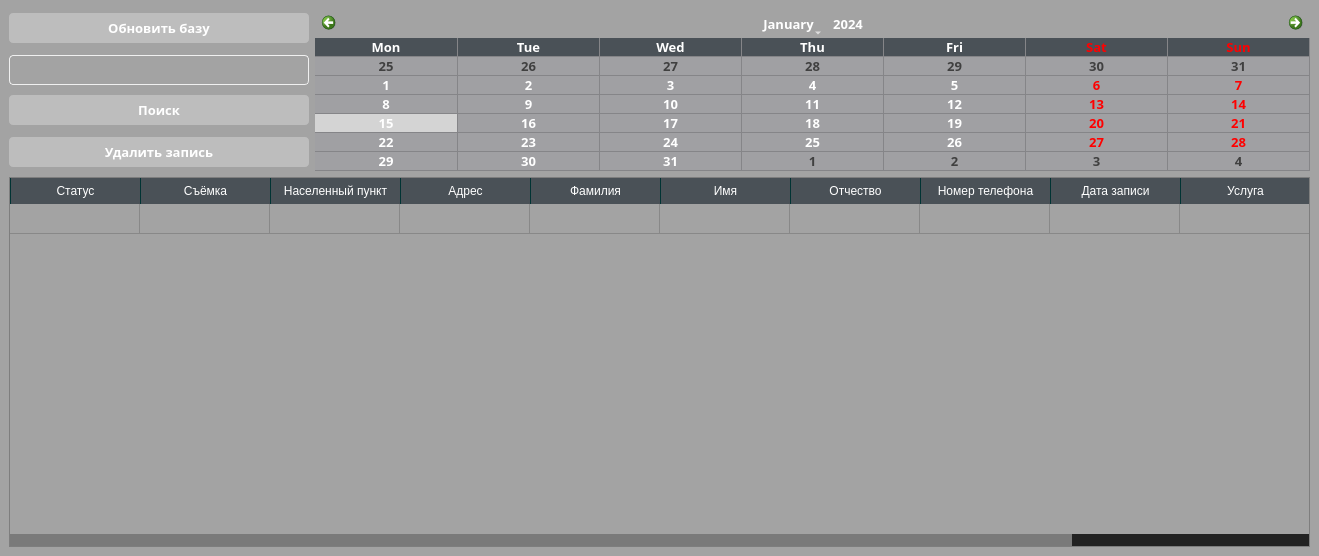
<?xml version="1.0" encoding="UTF-8"?>
<ui version="4.0">
 <class>viewAllFormUi</class>
 <widget class="QMainWindow" name="viewAllFormUi">
  <property name="geometry">
   <rect>
    <x>0</x>
    <y>0</y>
    <width>1319</width>
    <height>556</height>
   </rect>
  </property>
  <property name="font">
   <font>
    <family>Kartika</family>
    <pointsize>10</pointsize>
    <weight>75</weight>
    <bold>true</bold>
   </font>
  </property>
  <property name="windowTitle">
   <string>База данных</string>
  </property>
  <property name="styleSheet">
   <string notr="true">/*-----QWidget-----*/
QWidget
{
	background-color: #a3a3a3;
	color: #fff;
	selection-background-color: #fff;
	selection-color: #000;

}


/*-----QLabel-----*/
QLabel
{
	background-color: transparent;
	color: #fff;

}


/*-----QToolButton-----*/
QToolButton 
{
	background-color: transparent;
	color: #fff;
	padding: 3px;
	margin-left: 1px;
}


QToolButton:hover
{
	background-color: rgba(70,162,218,50%);
	border: 1px solid #46a2da;
	color: #000;
	
}


QToolButton:pressed
{
	background-color: #727272;
	border: 1px solid #46a2da;

}


QToolButton:checked
{
	background-color: #727272;
	border: 1px solid #222;
}


/*-----QPushButton-----*/
QPushButton
{
	background-color: #bdbdbd;
	color: #fff;
	min-width: 80px;
	border-radius: 4px;
	padding: 5px;

}


QPushButton::flat
{
	background-color: transparent;
	border: none;
	color: #000;

}


QPushButton::disabled
{
	background-color: #606060;
	color: #959595;
	border-color: #051a39;

}


QPushButton::hover
{
	background-color: #707070;
	border: 1px solid #fff;

}


QPushButton::pressed
{
	background-color: #bdbdbd;
	border: 1px solid #fff;

}


QPushButton::checked
{
	background-color: #707070;
	border: 1px solid #fff;

}


/*-----QLineEdit-----*/
QLineEdit
{
	background-color: #lightgray;
	color : #fff;
	border: 1px solid #f0f0f0;
	padding: 3px;
	padding-left: 5px;
	border-radius: 4px;

}


/*-----QPlainTExtEdit-----*/
QPlainTextEdit
{
	background-color: #575757;
	color : #fff;
	border: 1px solid #f0f0f0;
	padding: 3px;
	padding-left: 5px;
	border-radius: 4px;

}
QTextEdit
{
	background-color: #lightgray;
	border-radius: 4px;
	border: 1px solid #f0f0f0;
}

/*-----QToolBox-----*/
QToolBox
{
	background-color: transparent;
	border: 1px solid #f0f0f0;

}


QToolBox::tab
{
	background-color: #002b2b;
	border: 1px solid #f0f0f0;

}


QToolBox::tab:hover
{
	background-color: #006d6d;
	border: 1px solid #f0f0f0;

}


/*-----QComboBox-----*/
QComboBox
{
    background-color: #lightgray;
    padding-left: 6px;
    color: #fff;
    height: 20px;
	border-radius: 4px;
	border: 1px solid #f0f0f0;

}

QComboBox::drop-down 
{
    border: 0px; /* This seems to replace the whole arrow of the combo box */
	background-color: #lightgray;
}

/* Define a new custom arrow icon for the combo box */
QComboBox::down-arrow {
	background-color: #lightgray;
    width: 14px;
    height: 14px;
}

QComboBox::disabled
{
	background-color: #575757;
	color: #656565;
	border-color: #051a39;

}


QComboBox:on
{
    background-color: #4a5157;
	color: #fff;

}


QComboBox QAbstractItemView
{
    background-color: #4a5157;
    color: #fff;
    selection-background-color: #002b2b;
	selection-color: #fff;
    outline: 0;

}


QComboBox::drop-down
{
	background-color: #4a5157;
    subcontrol-origin: padding;
    subcontrol-position: top right;
	border-radius: 4px;
    width: 15px;

}



QDateEdit
{
		background-color: #lightgray;
		border: 1px solid #f0f0f0;
		border-radius: 4px;
}



/*-----QHeaderView-----*/
QHeaderView::section
{
    background-color: #4a5157;
	border: none;
    color: #fff;
	padding: 4px;
	
}


QHeaderView::section:disabled
{
    background-color: #525251;
    color: #656565;

}


QHeaderView::section:checked
{
    background-color: qlineargradient(spread:repeat, x1:1, y1:0, x2:1, y2:1, stop:0 rgba(227, 227, 227, 255),stop:1 rgba(187, 187, 187, 255));
    color: #000;

}


QHeaderView::section::vertical::first,
QHeaderView::section::vertical::only-one
{
    border-left: 1px solid #003333;

}


QHeaderView::section::vertical
{
    border-left: 1px solid #003333;
}


QHeaderView::section::horizontal::first,
QHeaderView::section::horizontal::only-one
{
    border-left: 1px solid #003333;

}


QHeaderView::section::horizontal
{
    border-left: 1px solid #003333;

}


QTableCornerButton::section
{
    background-color: qlineargradient(spread:repeat, x1:1, y1:0, x2:1, y2:1, stop:0 rgba(227, 227, 227, 255),stop:1 rgba(187, 187, 187, 255));
	border: 1px solid #000;
    color: #fff;

}


/*-----QCalendarWidget-----*/
QCalendarWidget QToolButton
{
  	background-color: transparent;
  	color: white;

}


QCalendarWidget QToolButton::hover
{
	background-color: #006666;
	border: 1px solid #006666;
	color: #fff;

}


QCalendarWidget QMenu 
{
	width: 120px;
	left: 20px;
	color: white;

}


QCalendarWidget QWidget 
{ 
	alternate-background-color: #4a5157; 
	color: #fff;

}


QCalendarWidget QAbstractItemView:enabled 
{
	color: #fff;  
	background-color: #a0a0a3;  
	selection-background-color: #d4d4d4; 
	selection-color: #fff; 

}


QCalendarWidget QAbstractItemView:disabled 
{ 
	color: #404040; 

}


/*-----QTreeWidget-----*/
QTreeView
{
	show-decoration-selected: 0;
	alternate-background-color: transparent;
	background-color: transparent;
   	border: none;
	color: #fff;
	font: 8pt;

}


QTreeView::item:selected
{
	color:#fff;
	background-color: #002b2b;
	border-radius: 0px;

}


QTreeView::item:!selected:hover
{
    background-color: #5e5e5e;
    border: none;
    color: white;

}


QTreeView::branch:has-children:!has-siblings:closed,
QTreeView::branch:closed:has-children:has-siblings 
{
	image: url(://tree-closed.png);

}


QTreeView::branch:open:has-children:!has-siblings,
QTreeView::branch:open:has-children:has-siblings  
{
	image: url(://tree-open.png);

}


/*-----QListView-----*/
QListView 
{
	background-color: transparent;
	alternate-background-color: transparent;
    border : none;
    color: #fff;
    show-decoration-selected: 1; 
    outline: 0;
   	border: 1px solid #f0f0f0;

}


QListView::disabled 
{
	background-color: #656565;
	color: #1b1b1b;
    border: 1px solid #656565;

}


QListView::item 
{
	background-color: transparent;
    padding: 1px;

}


QListView::item:selected 
{
	background-color: #002b2b;
	border: 1px solid #002b2b;
	color: #fff;

}


QListView::item:selected:!active 
{
	background-color: #002b2b;
	border: 1px solid #002b2b;
	color: #fff;

}


QListView::item:selected:active 
{
	background-color: #002b2b;
	border: 1px solid #002b2b;
	color: #fff;

}


QListView::item:hover {
    background-color: #5e5e5e;
    border: none;
    color: #000;

}


/*-----QCheckBox-----*/
QCheckBox
{
	background-color: transparent;
    color: #fff;
	border: none;

}


QCheckBox::indicator
{
    background-color: lightgray;
    border: 1px solid #000;
    width: 12px;
    height: 12px;

}


QCheckBox::indicator:checked
{
    image:url(&quot;./ressources/check.png&quot;);
	background-color: #002b2b;
    border: 1px solid #3a546e;

}


QCheckBox::indicator:unchecked:hover
{
	border: 1px solid #46a2da; 

}


QCheckBox::disabled
{
	color: #656565;

}


QCheckBox::indicator:disabled
{
	background-color: #656565;
	color: #656565;
    border: 1px solid #656565;

}


/*-----QRadioButton-----*/
QRadioButton 
{
	color: #fff;
	background-color: transparent;

}


QRadioButton::indicator::unchecked:hover 
{
	background-color: #d3d3d3;
	border: 2px solid #002b2b;
	border-radius: 6px;
}


QRadioButton::indicator::checked 
{
	border: 2px solid #52beff;
	border-radius: 6px;
	background-color: #002b2b;  
	width: 9px; 
	height: 9px; 

}


/*-----QScrollBar-----*/
QScrollBar:vertical 
{
   border: none;
   width: 12px;

}


QScrollBar::handle:vertical 
{
   border: none;
   border-radius : 0px;
   background-color: #7a7a7a;
   min-height: 80px;
   width : 12px;

}


QScrollBar::handle:vertical:pressed
{
   background-color: #5d5f60; 

}


QScrollBar::add-line:vertical
{
   border: none;
   background: transparent;
   height: 0px;
   subcontrol-position: bottom;
   subcontrol-origin: margin;

}


QScrollBar::add-line:vertical:hover 
{
   background-color: transparent;

}


QScrollBar::add-line:vertical:pressed 
{
   background-color: #3f3f3f;

}


QScrollBar::sub-line:vertical
{
   border: none;
   background: transparent;
   height: 0px;

}


QScrollBar::sub-line:vertical:hover 
{
   background-color: transparent;

}


QScrollBar::sub-line:vertical:pressed 
{
   background-color: #3f3f3f;

}


QScrollBar::up-arrow:vertical
{
   width: 0px;
   height: 0px;
   background: transparent;

}


QScrollBar::down-arrow:vertical 
{
   width: 0px;
   height: 0px;
   background: transparent;

}


QScrollBar::add-page:vertical, QScrollBar::sub-page:vertical
{
   background-color: #222222;
	
}


QScrollBar:horizontal 
{
   border: none;
   height: 12px;

}


QScrollBar::handle:horizontal 
{
   border: none;
   border-radius : 0px;
   background-color: #7a7a7a;
   min-height: 80px;
   height : 12px;

}


QScrollBar::handle:horizontal:pressed
{
   background-color: #5d5f60; 

}


QScrollBar::add-line:horizontal
{
   border: none;
   background: transparent;
   height: 0px;
   subcontrol-position: bottom;
   subcontrol-origin: margin;

}


QScrollBar::add-line:horizontal:hover 
{
   background-color: transparent;

}


QScrollBar::add-line:horizontal:pressed 
{
   background-color: #3f3f3f;

}


QScrollBar::sub-line:horizontal
{
   border: none;
   background: transparent;
   height: 0px;

}


QScrollBar::sub-line:horizontal:hover 
{
   background-color: transparent;

}


QScrollBar::sub-line:horizontal:pressed 
{
   background-color: #3f3f3f;

}


QScrollBar::up-arrow:horizontal
{
   width: 0px;
   height: 0px;
   background: transparent;

}


QScrollBar::down-arrow:horizontal 
{
   width: 0px;
   height: 0px;
   background: transparent;

}


QScrollBar::add-page:horizontal, QScrollBar::sub-page:horizontal
{
   background-color: #222222;
	
}

</string>
  </property>
  <widget class="QWidget" name="centralwidget">
   <property name="styleSheet">
    <string notr="true"/>
   </property>
   <layout class="QGridLayout" name="gridLayout">
    <item row="9" column="1" rowspan="4" colspan="2">
     <widget class="QTableWidget" name="tableWidget">
      <property name="minimumSize">
       <size>
        <width>1300</width>
        <height>300</height>
       </size>
      </property>
      <property name="palette">
       <palette>
        <active>
         <colorrole role="WindowText">
          <brush brushstyle="SolidPattern">
           <color alpha="255">
            <red>255</red>
            <green>255</green>
            <blue>255</blue>
           </color>
          </brush>
         </colorrole>
         <colorrole role="Button">
          <brush brushstyle="SolidPattern">
           <color alpha="255">
            <red>163</red>
            <green>163</green>
            <blue>163</blue>
           </color>
          </brush>
         </colorrole>
         <colorrole role="Text">
          <brush brushstyle="SolidPattern">
           <color alpha="255">
            <red>255</red>
            <green>255</green>
            <blue>255</blue>
           </color>
          </brush>
         </colorrole>
         <colorrole role="ButtonText">
          <brush brushstyle="SolidPattern">
           <color alpha="255">
            <red>255</red>
            <green>255</green>
            <blue>255</blue>
           </color>
          </brush>
         </colorrole>
         <colorrole role="Base">
          <brush brushstyle="SolidPattern">
           <color alpha="255">
            <red>163</red>
            <green>163</green>
            <blue>163</blue>
           </color>
          </brush>
         </colorrole>
         <colorrole role="Window">
          <brush brushstyle="SolidPattern">
           <color alpha="255">
            <red>163</red>
            <green>163</green>
            <blue>163</blue>
           </color>
          </brush>
         </colorrole>
         <colorrole role="Highlight">
          <brush brushstyle="SolidPattern">
           <color alpha="255">
            <red>255</red>
            <green>255</green>
            <blue>255</blue>
           </color>
          </brush>
         </colorrole>
         <colorrole role="HighlightedText">
          <brush brushstyle="SolidPattern">
           <color alpha="255">
            <red>0</red>
            <green>0</green>
            <blue>0</blue>
           </color>
          </brush>
         </colorrole>
        </active>
        <inactive>
         <colorrole role="WindowText">
          <brush brushstyle="SolidPattern">
           <color alpha="255">
            <red>255</red>
            <green>255</green>
            <blue>255</blue>
           </color>
          </brush>
         </colorrole>
         <colorrole role="Button">
          <brush brushstyle="SolidPattern">
           <color alpha="255">
            <red>163</red>
            <green>163</green>
            <blue>163</blue>
           </color>
          </brush>
         </colorrole>
         <colorrole role="Text">
          <brush brushstyle="SolidPattern">
           <color alpha="255">
            <red>255</red>
            <green>255</green>
            <blue>255</blue>
           </color>
          </brush>
         </colorrole>
         <colorrole role="ButtonText">
          <brush brushstyle="SolidPattern">
           <color alpha="255">
            <red>255</red>
            <green>255</green>
            <blue>255</blue>
           </color>
          </brush>
         </colorrole>
         <colorrole role="Base">
          <brush brushstyle="SolidPattern">
           <color alpha="255">
            <red>163</red>
            <green>163</green>
            <blue>163</blue>
           </color>
          </brush>
         </colorrole>
         <colorrole role="Window">
          <brush brushstyle="SolidPattern">
           <color alpha="255">
            <red>163</red>
            <green>163</green>
            <blue>163</blue>
           </color>
          </brush>
         </colorrole>
         <colorrole role="Highlight">
          <brush brushstyle="SolidPattern">
           <color alpha="255">
            <red>255</red>
            <green>255</green>
            <blue>255</blue>
           </color>
          </brush>
         </colorrole>
         <colorrole role="HighlightedText">
          <brush brushstyle="SolidPattern">
           <color alpha="255">
            <red>0</red>
            <green>0</green>
            <blue>0</blue>
           </color>
          </brush>
         </colorrole>
        </inactive>
        <disabled>
         <colorrole role="WindowText">
          <brush brushstyle="SolidPattern">
           <color alpha="255">
            <red>255</red>
            <green>255</green>
            <blue>255</blue>
           </color>
          </brush>
         </colorrole>
         <colorrole role="Button">
          <brush brushstyle="SolidPattern">
           <color alpha="255">
            <red>163</red>
            <green>163</green>
            <blue>163</blue>
           </color>
          </brush>
         </colorrole>
         <colorrole role="Text">
          <brush brushstyle="SolidPattern">
           <color alpha="255">
            <red>255</red>
            <green>255</green>
            <blue>255</blue>
           </color>
          </brush>
         </colorrole>
         <colorrole role="ButtonText">
          <brush brushstyle="SolidPattern">
           <color alpha="255">
            <red>255</red>
            <green>255</green>
            <blue>255</blue>
           </color>
          </brush>
         </colorrole>
         <colorrole role="Base">
          <brush brushstyle="SolidPattern">
           <color alpha="255">
            <red>163</red>
            <green>163</green>
            <blue>163</blue>
           </color>
          </brush>
         </colorrole>
         <colorrole role="Window">
          <brush brushstyle="SolidPattern">
           <color alpha="255">
            <red>163</red>
            <green>163</green>
            <blue>163</blue>
           </color>
          </brush>
         </colorrole>
         <colorrole role="Highlight">
          <brush brushstyle="SolidPattern">
           <color alpha="255">
            <red>255</red>
            <green>255</green>
            <blue>255</blue>
           </color>
          </brush>
         </colorrole>
         <colorrole role="HighlightedText">
          <brush brushstyle="SolidPattern">
           <color alpha="255">
            <red>0</red>
            <green>0</green>
            <blue>0</blue>
           </color>
          </brush>
         </colorrole>
        </disabled>
       </palette>
      </property>
      <property name="font">
       <font>
        <family>Kartika</family>
        <pointsize>10</pointsize>
        <weight>75</weight>
        <bold>true</bold>
        <underline>false</underline>
        <strikeout>false</strikeout>
       </font>
      </property>
      <attribute name="horizontalHeaderDefaultSectionSize">
       <number>130</number>
      </attribute>
      <attribute name="horizontalHeaderHighlightSections">
       <bool>true</bool>
      </attribute>
      <attribute name="horizontalHeaderMinimumSectionSize">
       <number>50</number>
      </attribute>
      <attribute name="horizontalHeaderShowSortIndicator" stdset="0">
       <bool>true</bool>
      </attribute>
      <attribute name="horizontalHeaderStretchLastSection">
       <bool>true</bool>
      </attribute>
      <attribute name="verticalHeaderVisible">
       <bool>false</bool>
      </attribute>
      <attribute name="verticalHeaderShowSortIndicator" stdset="0">
       <bool>false</bool>
      </attribute>
      <attribute name="verticalHeaderStretchLastSection">
       <bool>false</bool>
      </attribute>
      <row>
       <property name="text">
        <string>New Row</string>
       </property>
      </row>
      <column>
       <property name="text">
        <string>Статус</string>
       </property>
      </column>
      <column>
       <property name="text">
        <string>Съёмка</string>
       </property>
      </column>
      <column>
       <property name="text">
        <string>Населенный пункт</string>
       </property>
      </column>
      <column>
       <property name="text">
        <string>Адрес</string>
       </property>
      </column>
      <column>
       <property name="text">
        <string>Фамилия</string>
       </property>
      </column>
      <column>
       <property name="text">
        <string>Имя</string>
       </property>
      </column>
      <column>
       <property name="text">
        <string>Отчество</string>
       </property>
      </column>
      <column>
       <property name="text">
        <string>Номер телефона</string>
       </property>
      </column>
      <column>
       <property name="text">
        <string>Дата записи</string>
       </property>
      </column>
      <column>
       <property name="text">
        <string>Услуга</string>
       </property>
      </column>
      <column>
       <property name="text">
        <string>id</string>
       </property>
      </column>
     </widget>
    </item>
    <item row="6" column="1">
     <widget class="QPushButton" name="pushButtonDelete">
      <property name="sizePolicy">
       <sizepolicy hsizetype="Fixed" vsizetype="Fixed">
        <horstretch>0</horstretch>
        <verstretch>0</verstretch>
       </sizepolicy>
      </property>
      <property name="minimumSize">
       <size>
        <width>90</width>
        <height>30</height>
       </size>
      </property>
      <property name="maximumSize">
       <size>
        <width>300</width>
        <height>30</height>
       </size>
      </property>
      <property name="font">
       <font>
        <family>Kartika</family>
        <pointsize>10</pointsize>
        <weight>75</weight>
        <bold>true</bold>
       </font>
      </property>
      <property name="text">
       <string>Удалить запись</string>
      </property>
     </widget>
    </item>
    <item row="4" column="1">
     <widget class="QLineEdit" name="lineEditSearch">
      <property name="sizePolicy">
       <sizepolicy hsizetype="Fixed" vsizetype="Fixed">
        <horstretch>0</horstretch>
        <verstretch>0</verstretch>
       </sizepolicy>
      </property>
      <property name="minimumSize">
       <size>
        <width>300</width>
        <height>30</height>
       </size>
      </property>
      <property name="maximumSize">
       <size>
        <width>300</width>
        <height>30</height>
       </size>
      </property>
      <property name="font">
       <font>
        <family>Kartika</family>
        <pointsize>10</pointsize>
        <weight>75</weight>
        <bold>true</bold>
       </font>
      </property>
     </widget>
    </item>
    <item row="5" column="1">
     <widget class="QPushButton" name="pushButtonSearch">
      <property name="sizePolicy">
       <sizepolicy hsizetype="Fixed" vsizetype="Fixed">
        <horstretch>0</horstretch>
        <verstretch>0</verstretch>
       </sizepolicy>
      </property>
      <property name="minimumSize">
       <size>
        <width>90</width>
        <height>30</height>
       </size>
      </property>
      <property name="maximumSize">
       <size>
        <width>300</width>
        <height>30</height>
       </size>
      </property>
      <property name="palette">
       <palette>
        <active>
         <colorrole role="WindowText">
          <brush brushstyle="SolidPattern">
           <color alpha="255">
            <red>255</red>
            <green>255</green>
            <blue>255</blue>
           </color>
          </brush>
         </colorrole>
         <colorrole role="Button">
          <brush brushstyle="SolidPattern">
           <color alpha="255">
            <red>189</red>
            <green>189</green>
            <blue>189</blue>
           </color>
          </brush>
         </colorrole>
         <colorrole role="Text">
          <brush brushstyle="SolidPattern">
           <color alpha="255">
            <red>255</red>
            <green>255</green>
            <blue>255</blue>
           </color>
          </brush>
         </colorrole>
         <colorrole role="ButtonText">
          <brush brushstyle="SolidPattern">
           <color alpha="255">
            <red>255</red>
            <green>255</green>
            <blue>255</blue>
           </color>
          </brush>
         </colorrole>
         <colorrole role="Base">
          <brush brushstyle="SolidPattern">
           <color alpha="255">
            <red>189</red>
            <green>189</green>
            <blue>189</blue>
           </color>
          </brush>
         </colorrole>
         <colorrole role="Window">
          <brush brushstyle="SolidPattern">
           <color alpha="255">
            <red>189</red>
            <green>189</green>
            <blue>189</blue>
           </color>
          </brush>
         </colorrole>
         <colorrole role="Highlight">
          <brush brushstyle="SolidPattern">
           <color alpha="255">
            <red>255</red>
            <green>255</green>
            <blue>255</blue>
           </color>
          </brush>
         </colorrole>
         <colorrole role="HighlightedText">
          <brush brushstyle="SolidPattern">
           <color alpha="255">
            <red>0</red>
            <green>0</green>
            <blue>0</blue>
           </color>
          </brush>
         </colorrole>
        </active>
        <inactive>
         <colorrole role="WindowText">
          <brush brushstyle="SolidPattern">
           <color alpha="255">
            <red>255</red>
            <green>255</green>
            <blue>255</blue>
           </color>
          </brush>
         </colorrole>
         <colorrole role="Button">
          <brush brushstyle="SolidPattern">
           <color alpha="255">
            <red>189</red>
            <green>189</green>
            <blue>189</blue>
           </color>
          </brush>
         </colorrole>
         <colorrole role="Text">
          <brush brushstyle="SolidPattern">
           <color alpha="255">
            <red>255</red>
            <green>255</green>
            <blue>255</blue>
           </color>
          </brush>
         </colorrole>
         <colorrole role="ButtonText">
          <brush brushstyle="SolidPattern">
           <color alpha="255">
            <red>255</red>
            <green>255</green>
            <blue>255</blue>
           </color>
          </brush>
         </colorrole>
         <colorrole role="Base">
          <brush brushstyle="SolidPattern">
           <color alpha="255">
            <red>189</red>
            <green>189</green>
            <blue>189</blue>
           </color>
          </brush>
         </colorrole>
         <colorrole role="Window">
          <brush brushstyle="SolidPattern">
           <color alpha="255">
            <red>189</red>
            <green>189</green>
            <blue>189</blue>
           </color>
          </brush>
         </colorrole>
         <colorrole role="Highlight">
          <brush brushstyle="SolidPattern">
           <color alpha="255">
            <red>255</red>
            <green>255</green>
            <blue>255</blue>
           </color>
          </brush>
         </colorrole>
         <colorrole role="HighlightedText">
          <brush brushstyle="SolidPattern">
           <color alpha="255">
            <red>0</red>
            <green>0</green>
            <blue>0</blue>
           </color>
          </brush>
         </colorrole>
        </inactive>
        <disabled>
         <colorrole role="WindowText">
          <brush brushstyle="SolidPattern">
           <color alpha="255">
            <red>149</red>
            <green>149</green>
            <blue>149</blue>
           </color>
          </brush>
         </colorrole>
         <colorrole role="Button">
          <brush brushstyle="SolidPattern">
           <color alpha="255">
            <red>96</red>
            <green>96</green>
            <blue>96</blue>
           </color>
          </brush>
         </colorrole>
         <colorrole role="Text">
          <brush brushstyle="SolidPattern">
           <color alpha="255">
            <red>149</red>
            <green>149</green>
            <blue>149</blue>
           </color>
          </brush>
         </colorrole>
         <colorrole role="ButtonText">
          <brush brushstyle="SolidPattern">
           <color alpha="255">
            <red>149</red>
            <green>149</green>
            <blue>149</blue>
           </color>
          </brush>
         </colorrole>
         <colorrole role="Base">
          <brush brushstyle="SolidPattern">
           <color alpha="255">
            <red>96</red>
            <green>96</green>
            <blue>96</blue>
           </color>
          </brush>
         </colorrole>
         <colorrole role="Window">
          <brush brushstyle="SolidPattern">
           <color alpha="255">
            <red>96</red>
            <green>96</green>
            <blue>96</blue>
           </color>
          </brush>
         </colorrole>
         <colorrole role="Highlight">
          <brush brushstyle="SolidPattern">
           <color alpha="255">
            <red>255</red>
            <green>255</green>
            <blue>255</blue>
           </color>
          </brush>
         </colorrole>
         <colorrole role="HighlightedText">
          <brush brushstyle="SolidPattern">
           <color alpha="255">
            <red>0</red>
            <green>0</green>
            <blue>0</blue>
           </color>
          </brush>
         </colorrole>
        </disabled>
       </palette>
      </property>
      <property name="font">
       <font>
        <family>Kartika</family>
        <pointsize>10</pointsize>
        <weight>75</weight>
        <bold>true</bold>
       </font>
      </property>
      <property name="text">
       <string>Поиск</string>
      </property>
     </widget>
    </item>
    <item row="3" column="1">
     <widget class="QPushButton" name="pushButtonUpdate">
      <property name="sizePolicy">
       <sizepolicy hsizetype="Fixed" vsizetype="Fixed">
        <horstretch>0</horstretch>
        <verstretch>0</verstretch>
       </sizepolicy>
      </property>
      <property name="minimumSize">
       <size>
        <width>90</width>
        <height>30</height>
       </size>
      </property>
      <property name="maximumSize">
       <size>
        <width>300</width>
        <height>30</height>
       </size>
      </property>
      <property name="font">
       <font>
        <family>Kartika</family>
        <pointsize>10</pointsize>
        <weight>75</weight>
        <bold>true</bold>
       </font>
      </property>
      <property name="text">
       <string>Обновить базу</string>
      </property>
     </widget>
    </item>
    <item row="3" column="2" rowspan="4">
     <widget class="QCalendarWidget" name="calendarWidget">
      <property name="font">
       <font>
        <family>Kartika</family>
        <pointsize>10</pointsize>
        <weight>75</weight>
        <bold>true</bold>
       </font>
      </property>
      <property name="gridVisible">
       <bool>true</bool>
      </property>
      <property name="horizontalHeaderFormat">
       <enum>QCalendarWidget::ShortDayNames</enum>
      </property>
      <property name="verticalHeaderFormat">
       <enum>QCalendarWidget::NoVerticalHeader</enum>
      </property>
      <property name="navigationBarVisible">
       <bool>true</bool>
      </property>
      <property name="dateEditEnabled">
       <bool>true</bool>
      </property>
     </widget>
    </item>
   </layout>
  </widget>
 </widget>
 <tabstops>
  <tabstop>pushButtonUpdate</tabstop>
  <tabstop>lineEditSearch</tabstop>
  <tabstop>pushButtonSearch</tabstop>
  <tabstop>pushButtonDelete</tabstop>
  <tabstop>tableWidget</tabstop>
  <tabstop>calendarWidget</tabstop>
 </tabstops>
 <resources/>
 <connections/>
</ui>
